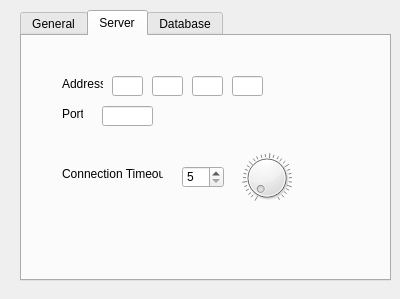
<?xml version="1.0" encoding="UTF-8"?>
<ui version="4.0">
 <class>settingsDialog</class>
 <widget class="QDialog" name="settingsDialog">
  <property name="geometry">
   <rect>
    <x>0</x>
    <y>0</y>
    <width>400</width>
    <height>299</height>
   </rect>
  </property>
  <property name="windowTitle">
   <string>Dialog</string>
  </property>
  <widget class="QTabWidget" name="settingsTabWidget">
   <property name="geometry">
    <rect>
     <x>20</x>
     <y>10</y>
     <width>371</width>
     <height>271</height>
    </rect>
   </property>
   <property name="currentIndex">
    <number>1</number>
   </property>
   <widget class="QWidget" name="generalTab">
    <attribute name="title">
     <string>General</string>
    </attribute>
   </widget>
   <widget class="QWidget" name="serverTab">
    <attribute name="title">
     <string>Server</string>
    </attribute>
    <widget class="QLabel" name="addressLabel">
     <property name="geometry">
      <rect>
       <x>40</x>
       <y>40</y>
       <width>41</width>
       <height>16</height>
      </rect>
     </property>
     <property name="text">
      <string>Address</string>
     </property>
     <property name="buddy">
      <cstring>addressLineEditOctet1</cstring>
     </property>
    </widget>
    <widget class="QLabel" name="portLabel">
     <property name="geometry">
      <rect>
       <x>40</x>
       <y>70</y>
       <width>21</width>
       <height>16</height>
      </rect>
     </property>
     <property name="text">
      <string>Port</string>
     </property>
     <property name="buddy">
      <cstring>portLineEdit</cstring>
     </property>
    </widget>
    <widget class="QLabel" name="timeoutLabel">
     <property name="geometry">
      <rect>
       <x>40</x>
       <y>130</y>
       <width>101</width>
       <height>16</height>
      </rect>
     </property>
     <property name="text">
      <string>Connection Timeout</string>
     </property>
     <property name="buddy">
      <cstring>timeoutSpinbox</cstring>
     </property>
    </widget>
    <widget class="QLineEdit" name="addressLineEditOctet1">
     <property name="geometry">
      <rect>
       <x>90</x>
       <y>40</y>
       <width>31</width>
       <height>20</height>
      </rect>
     </property>
    </widget>
    <widget class="QLineEdit" name="addressLineEditOctet2">
     <property name="geometry">
      <rect>
       <x>130</x>
       <y>40</y>
       <width>31</width>
       <height>20</height>
      </rect>
     </property>
    </widget>
    <widget class="QLineEdit" name="addressLineEditOctet3">
     <property name="geometry">
      <rect>
       <x>170</x>
       <y>40</y>
       <width>31</width>
       <height>20</height>
      </rect>
     </property>
    </widget>
    <widget class="QLineEdit" name="addressLineEditOctet4">
     <property name="geometry">
      <rect>
       <x>210</x>
       <y>40</y>
       <width>31</width>
       <height>20</height>
      </rect>
     </property>
    </widget>
    <widget class="QLineEdit" name="portLineEdit">
     <property name="geometry">
      <rect>
       <x>80</x>
       <y>70</y>
       <width>51</width>
       <height>20</height>
      </rect>
     </property>
    </widget>
    <widget class="QDial" name="timeoutDial">
     <property name="geometry">
      <rect>
       <x>220</x>
       <y>110</y>
       <width>50</width>
       <height>64</height>
      </rect>
     </property>
     <property name="minimum">
      <number>5</number>
     </property>
     <property name="maximum">
      <number>120</number>
     </property>
     <property name="notchesVisible">
      <bool>true</bool>
     </property>
    </widget>
    <widget class="QSpinBox" name="timeoutSpinbox">
     <property name="geometry">
      <rect>
       <x>160</x>
       <y>130</y>
       <width>42</width>
       <height>22</height>
      </rect>
     </property>
     <property name="minimum">
      <number>5</number>
     </property>
     <property name="maximum">
      <number>120</number>
     </property>
    </widget>
   </widget>
   <widget class="QWidget" name="databaseTab">
    <attribute name="title">
     <string>Database</string>
    </attribute>
    <widget class="QWidget" name="layoutWidget">
     <property name="geometry">
      <rect>
       <x>20</x>
       <y>20</y>
       <width>181</width>
       <height>48</height>
      </rect>
     </property>
     <layout class="QFormLayout" name="formLayout">
      <item row="0" column="0">
       <widget class="QLabel" name="fileLabel">
        <property name="text">
         <string>File</string>
        </property>
        <property name="buddy">
         <cstring>fileLineEdit</cstring>
        </property>
       </widget>
      </item>
      <item row="0" column="1">
       <widget class="QLineEdit" name="fileLineEdit"/>
      </item>
      <item row="1" column="0">
       <widget class="QLabel" name="backendLabel">
        <property name="text">
         <string>Backend</string>
        </property>
        <property name="buddy">
         <cstring>backendLineEdit</cstring>
        </property>
       </widget>
      </item>
      <item row="1" column="1">
       <widget class="QLineEdit" name="backendLineEdit"/>
      </item>
     </layout>
    </widget>
   </widget>
  </widget>
 </widget>
 <resources/>
 <connections>
  <connection>
   <sender>timeoutSpinbox</sender>
   <signal>valueChanged(int)</signal>
   <receiver>timeoutDial</receiver>
   <slot>setValue(int)</slot>
   <hints>
    <hint type="sourcelabel">
     <x>212</x>
     <y>171</y>
    </hint>
    <hint type="destinationlabel">
     <x>254</x>
     <y>171</y>
    </hint>
   </hints>
  </connection>
  <connection>
   <sender>timeoutDial</sender>
   <signal>valueChanged(int)</signal>
   <receiver>timeoutSpinbox</receiver>
   <slot>setValue(int)</slot>
   <hints>
    <hint type="sourcelabel">
     <x>261</x>
     <y>151</y>
    </hint>
    <hint type="destinationlabel">
     <x>214</x>
     <y>176</y>
    </hint>
   </hints>
  </connection>
 </connections>
</ui>
